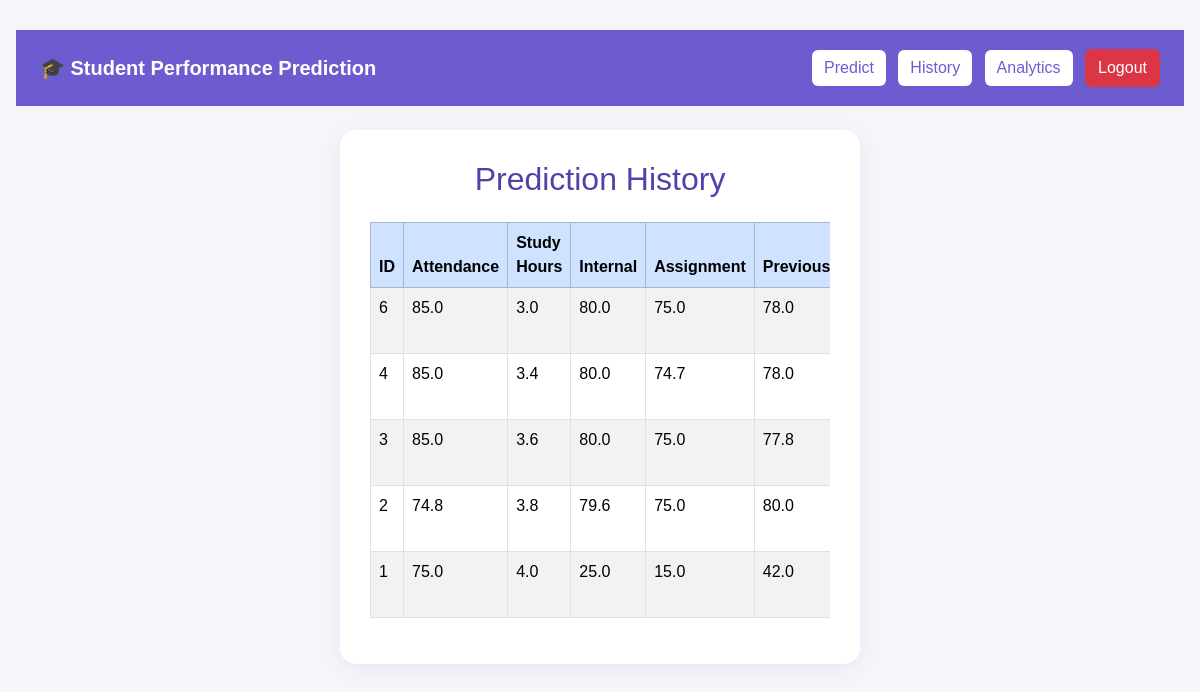
Screenshot of /history (signed in) with the database file from the repository.
### tables this page shows
CREATE TABLE predictions (
                id INTEGER PRIMARY KEY AUTOINCREMENT,
                attendance REAL,
                study_hours REAL,
                internal_marks REAL,
                assignment_marks REAL,
                previous_marks REAL,
                result TEXT
            );

### app.py (the view)
@app.route("/history")
def history():
    if not session.get("logged_in"):
        return redirect("/login")
    records = get_all_predictions()
    return render_template(
        "history.html",
        records=records
    )

### database.py (called while the page is built)
def get_connection():
    os.makedirs(DB_FOLDER, exist_ok=True)
    return sqlite3.connect(DB_PATH)

def get_all_predictions():
    conn = get_connection()
    cursor = conn.cursor()
    cursor.execute("SELECT * FROM predictions ORDER BY id DESC")
    records = cursor.fetchall()
    conn.close()
    return records

### templates/history.html (shortened to what this page needs)
{% extends "base.html" %}
{% block content %}
<h2 class="mb-4 text-center">Prediction History</h2>
<div class="table-responsive">
    <table class="table table-bordered table-striped">
        <thead class="table-primary">
            <tr>
                <th>ID</th>
                <th>Attendance</th>
                <th>Study Hours</th>
                <th>Internal</th>
                <th>Assignment</th>
                <th>Previous</th>
            </tr>
        </thead>
        <tbody>
            {% for row in records %}
            <tr>
                <td>{{ row[0] }}</td>
                <td>{{ row[1] }}</td>
                <td>{{ row[2] }}</td>
                <td>{{ row[3] }}</td>
                <td>{{ row[4] }}</td>
                <td>{{ row[5] }}</td>
            </tr>
            {% else %}
            <tr>
                <td colspan="8" class="text-center">
                    No prediction history available.
                </td>
            </tr>
            {% endfor %}
        </tbody>
    </table>
</div>
{% endblock %}

### templates/base.html (shortened to what this page needs)
<!DOCTYPE html>
<html lang="en">
<head>
    <link href="https://cdn.jsdelivr.net/npm/bootstrap@5.3.3/dist/css/bootstrap.min.css"
          rel="stylesheet">
    <link rel="stylesheet"
          href="{{ url_for('static', filename='css/style.css') }}">
</head>
<body>
<nav class="navbar navbar-expand-lg navbar-dark">
    <div class="container">
        <a class="navbar-brand" href="/dashboard">
             🎓 Student Performance Prediction
        </a>
        <div>
            <a class="btn btn-light me-2" href="/">Predict</a>
            <a class="btn btn-light me-2" href="/history">History</a>
            <a class="btn btn-light me-2" href="/analytics">Analytics</a>
            <a class="btn btn-danger" href="/logout">Logout</a>
        </div>
    </div>
</nav>
<div class="container mt-4">
    {% block content %}
    {% endblock %}
</div>
</body>
</html>

### static/css/style.css (style rules this page uses)
* { box-sizing: border-box; }
body { margin: 0; padding: 30px 16px; font-family: Arial, sans-serif; background: #f7f5fc; color: #29263d; }
.container { max-width: 520px; margin: 20px auto; padding: 30px; background: white; border-radius: 14px; box-shadow: 0 8px 28px rgba(0, 0, 0, 0.08); }
.navbar { background-color: #6d5bd0 !important; padding: 18px 0; }
.navbar .container { width: 100%; max-width: 1320px !important; margin: 0 auto; padding: 0 24px; background: transparent; border-radius: 0; box-shadow: none; display: flex; align-items: center; justify-content: space-between; gap: 16px; }
.navbar .navbar-brand { color: #ffffff !important; display: inline-block; visibility: visible; opacity: 1; font-size: 20px; font-weight: bold; text-decoration: none; white-space: normal; flex-shrink: 1; }
.navbar .btn-light { background-color: #ffffff; color: #6d5bd0; border: none; }
.navbar .btn-danger { background-color: #dc3545; color: #ffffff; }
h2, h3 { color: #5141a8; }
a { color: #6d5bd0; text-decoration: none; }

### templates/base.html (style rules this page uses)
body { background-color: #f7f5fc; color: #29263d; font-family: Arial, sans-serif; }
.navbar { background-color: #6d5bd0 !important; padding: 18px 0; }
.navbar-brand { color: white !important; font-weight: bold; font-size: 20px; }
.navbar .btn-light { background-color: white; color: #6d5bd0; border: none; }
.navbar .btn-danger { background-color: #dc3545; }
.container.mt-4 { background-color: white; padding: 30px; border-radius: 16px; box-shadow: 0 4px 20px rgba(50, 40, 80, 0.08); margin-bottom: 30px; }

### rows the page displays
predictions: id "6", attendance "85.0", study_hours "3.0", internal_marks "80.0", assignment_marks "75.0", previous_marks "78.0"
predictions: id "4", attendance "85.0", study_hours "3.4", internal_marks "80.0", assignment_marks "74.7", previous_marks "78.0"
predictions: id "3", attendance "85.0", study_hours "3.6", internal_marks "80.0", assignment_marks "75.0", previous_marks "77.8"
predictions: id "2", attendance "74.8", study_hours "3.8", internal_marks "79.6", assignment_marks "75.0", previous_marks "80.0"
predictions: id "1", attendance "75.0", study_hours "4.0", internal_marks "25.0", assignment_marks "15.0", previous_marks "42.0"
